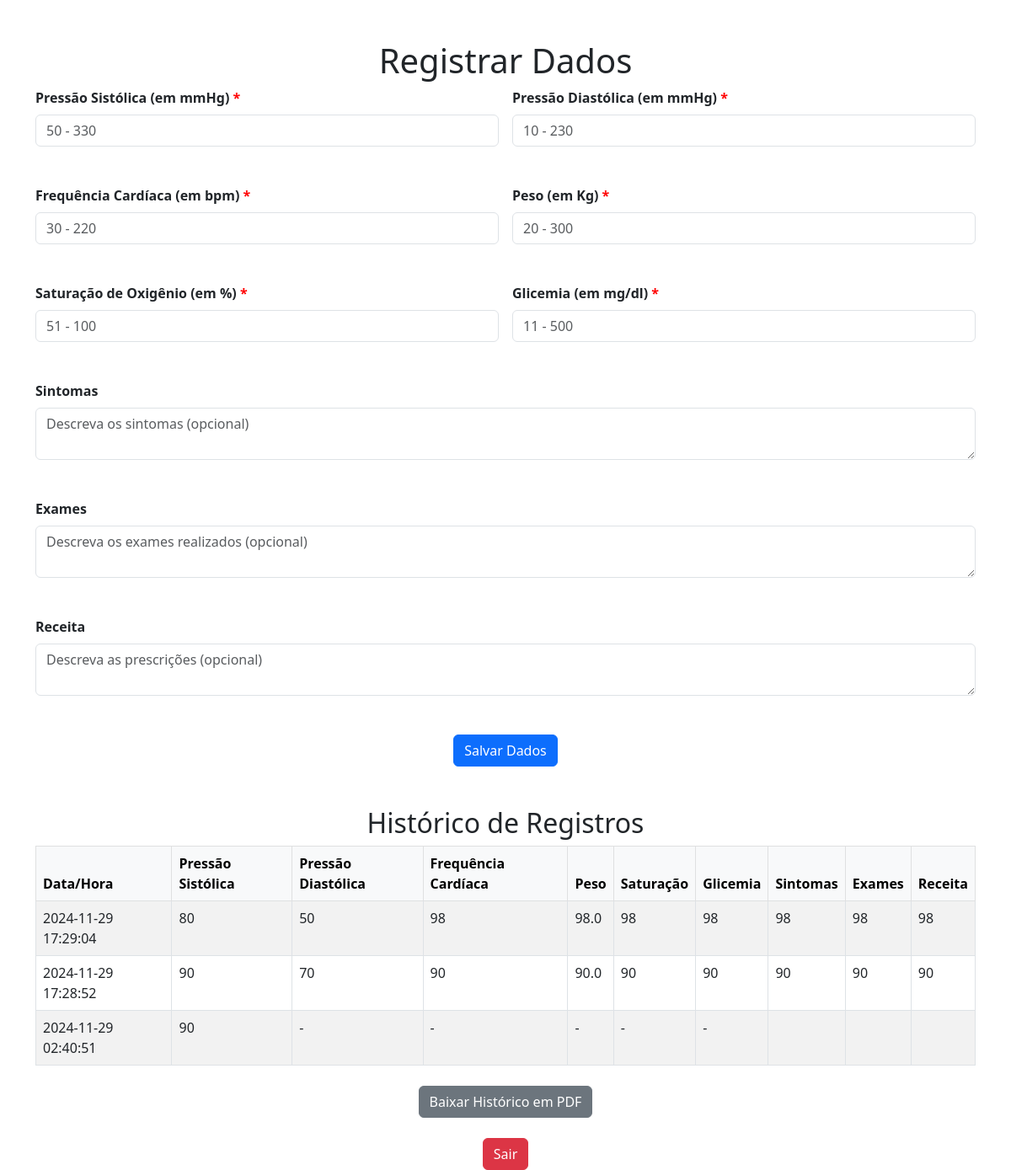
The page /dados (signed in) on the database as committed earlier.
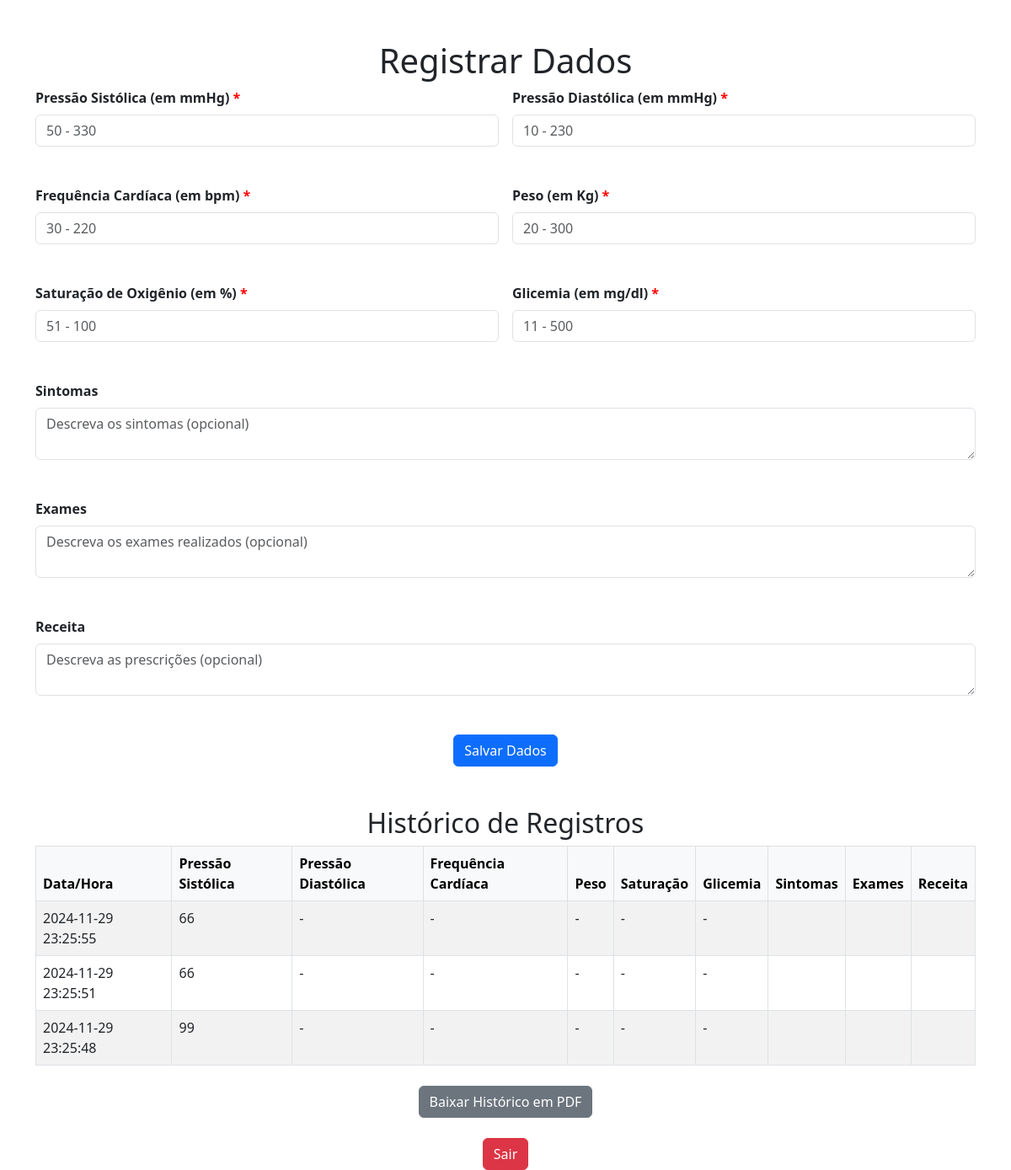
The same page on the database as committed later.
### tables this page shows
CREATE TABLE dados_saude (
            id INTEGER PRIMARY KEY AUTOINCREMENT,
            paciente_id INTEGER NOT NULL,
            data_hora TIMESTAMP DEFAULT CURRENT_TIMESTAMP,
            pressao_sistolica INTEGER CHECK(pressao_sistolica BETWEEN 50 AND 330),
            pressao_diastolica INTEGER CHECK(pressao_diastolica BETWEEN 10 AND 230),
            frequencia_cardiaca INTEGER CHECK(frequencia_cardiaca BETWEEN 30 AND 220),
            peso REAL CHECK(peso BETWEEN 20 AND 300),
            saturacao_oxigenio INTEGER CHECK(saturacao_oxigenio BETWEEN 51 AND 100),
            glicemia INTEGER CHECK(glicemia BETWEEN 11 AND 500),
            sintomas TEXT,
            exames TEXT,
            receita TEXT,
            observacao TEXT,
            lido BOOLEAN DEFAULT 0, -- 0 para não lido, 1 para lido
            FOREIGN KEY (paciente_id) REFERENCES pacientes (id)
        );

### app.py (the view, shortened to what this page needs)
@app.route('/dados', methods=['GET', 'POST'])
def dados():
    if 'paciente_id' not in session or session.get('tipo_usuario') != 'paciente':
        flash('Acesso não autorizado.', 'error')
        return redirect(url_for('login'))
    paciente_id = session['paciente_id']
    conn = sqlite3.connect('database.db')
    cursor = conn.cursor()
    cursor.execute('SELECT * FROM dados_saude WHERE paciente_id = ? ORDER BY data_hora DESC', (paciente_id,))
    dados = cursor.fetchall()
    conn.close()
    return render_template('dados.html', dados=dados)

### templates/dados.html (shortened to what this page needs)
<!DOCTYPE html>
<html lang="pt">
<head>
    <link href="https://cdn.jsdelivr.net/npm/bootstrap@5.3.0/dist/css/bootstrap.min.css" rel="stylesheet">
</head>
<body class="container mt-5">
    <h1 class="text-center">Registrar Dados</h1>
    <form method="POST" class="row g-3">
        <div class="form-section col-md-6">
            <label for="pressao_sistolica" class="form-label required-field">Pressão Sistólica (em mmHg)</label>
            <input type="number" name="pressao_sistolica" id="pressao_sistolica" class="form-control" placeholder="50 - 330">
        </div>
        <div class="form-section col-md-6">
            <label for="pressao_diastolica" class="form-label required-field">Pressão Diastólica (em mmHg)</label>
            <input type="number" name="pressao_diastolica" id="pressao_diastolica" class="form-control" placeholder="10 - 230">
        </div>
        <div class="form-section col-md-6">
            <label for="frequencia_cardiaca" class="form-label required-field">Frequência Cardíaca (em bpm)</label>
            <input type="number" name="frequencia_cardiaca" id="frequencia_cardiaca" class="form-control" placeholder="30 - 220">
        </div>
        <div class="form-section col-md-6">
            <label for="peso" class="form-label required-field">Peso (em Kg)</label>
            <input type="number" step="0.1" name="peso" id="peso" class="form-control" placeholder="20 - 300">
        </div>
        <div class="form-section col-md-6">
            <label for="saturacao_oxigenio" class="form-label required-field">Saturação de Oxigênio (em %)</label>
            <input type="number" name="saturacao_oxigenio" id="saturacao_oxigenio" class="form-control" placeholder="51 - 100">
        </div>
        <div class="form-section col-md-6">
            <label for="glicemia" class="form-label required-field">Glicemia (em mg/dl)</label>
            <input type="number" name="glicemia" id="glicemia" class="form-control" placeholder="11 - 500">
        </div>
        <div class="form-section col-12">
            <label for="sintomas" class="form-label">Sintomas</label>
            <textarea name="sintomas" id="sintomas" class="form-control" placeholder="Descreva os sintomas (opcional)"></textarea>
        </div>
        <div class="form-section col-12">
            <label for="exames" class="form-label">Exames</label>
            <textarea name="exames" id="exames" class="form-control" placeholder="Descreva os exames realizados (opcional)"></textarea>
        </div>
        <div class="form-section col-12">
            <label for="receita" class="form-label">Receita</label>
            <textarea name="receita" id="receita" class="form-control" placeholder="Descreva as prescrições (opcional)"></textarea>
        </div>
        <div class="col-12 text-center">
            <button type="submit" class="btn btn-primary">Salvar Dados</button>
        </div>
    </form>
    <h2 class="text-center mt-5">Histórico de Registros</h2>
    <table class="table table-striped table-bordered">
        <thead class="table-light">
            <tr>
                <th>Data/Hora</th>
                <th>Pressão Sistólica</th>
                <th>Pressão Diastólica</th>
                <th>Frequência Cardíaca</th>
                <th>Peso</th>
                <th>Saturação</th>
                <th>Glicemia</th>
                <th>Sintomas</th>
                <th>Exames</th>
                <th>Receita</th>
            </tr>
        </thead>
        <tbody>
            {% for dado in dados %}
            <tr>
                <td>{{ dado[2] }}</td>
                <td>{{ dado[3] if dado[3] != None else '-' }}</td>
                <td>{{ dado[4] if dado[4] != None else '-' }}</td>
                <td>{{ dado[5] if dado[5] != None else '-' }}</td>
                <td>{{ dado[6] if dado[6] != None else '-' }}</td>
                <td>{{ dado[7] if dado[7] != None else '-' }}</td>
                <td>{{ dado[8] if dado[8] != None else '-' }}</td>
                <td>{{ dado[9] if dado[9] != None else '-' }}</td>
                <td>{{ dado[10] if dado[10] != None else '-' }}</td>
                <td>{{ dado[11] if dado[11] != None else '-' }}</td>
            </tr>
            {% endfor %}
        </tbody>
    </table>
    <div class="text-center mt-4">
        <a href="/historico_pdf" class="btn btn-secondary">Baixar Histórico em PDF</a>
    </div>
    <div class="text-center mt-4">
        <a href="/logout" class="btn btn-danger">Sair</a>
    </div>
</body>
</html>

### templates/dados.html (style rules this page uses)
.required-field::after { content: " *"; color: red; }
.form-section { margin-bottom: 30px; }
.form-label { font-weight: bold; }

Rows that differ between the two databases and show on the page:
no longer on this page (row edited): dados_saude: data_hora "2024-11-29 17:29:04", pressao_sistolica "80", pressao_diastolica "50", frequencia_cardiaca "98", peso "98.0", saturacao_oxigenio "98", glicemia "98", sintomas "98", exames "98", receita "98"
changed dados_saude (number 1 of 3 on the later page): data_hora "2024-11-29 17:28:52" → "2024-11-29 23:25:55"; pressao_sistolica "90" → "66"; pressao_diastolica "70" → "-"; frequencia_cardiaca "90" → "-"; peso "90.0" → "-"; saturacao_oxigenio "90" → "-"; glicemia "90" → "-"; sintomas "90" → (not shown); exames "90" → (not shown); receita "90" → (not shown)
now on this page (row edited): dados_saude: data_hora "2024-11-29 23:25:51", pressao_sistolica "66", dado "-"
changed dados_saude (number 3 of 3 on the later page): data_hora "2024-11-29 02:40:51" → "2024-11-29 23:25:48"; pressao_sistolica "90" → "99"
